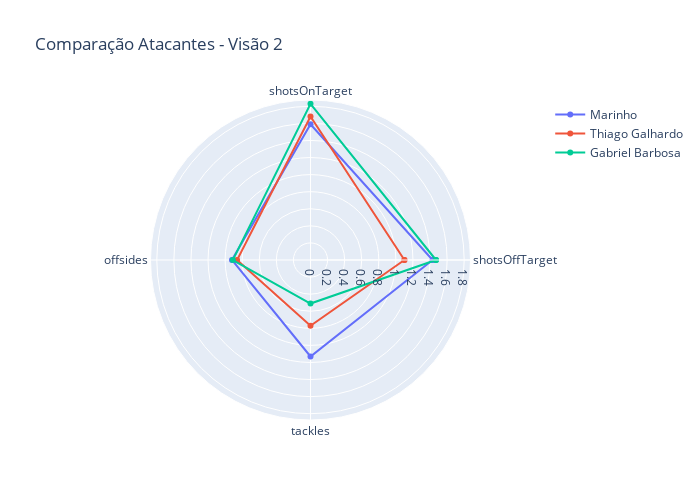

The cell this chart's notebook holds for it:
### Code cell
categories = labelsat2[1:]
categories = [*categories, categories[0]]

players = df_at_vw2.values.tolist()

player_1 = players[0][1:]
player_1 = [*player_1, player_1[0]]
player_2 = players[1][1:]
player_2 = [*player_2, player_2[0]]
player_3 = players[2][1:]
player_3 = [*player_3, player_3[0]]

fig = go.Figure(
    data = [ go.Scatterpolar(r=player_1, theta = categories, name = players[0][0]),
             go.Scatterpolar(r=player_2, theta = categories, name = players[1][0]),
             go.Scatterpolar(r=player_3, theta = categories, name = players[2][0])],
    layout = go.Layout(
    autosize = False,
    width = 700,
    height = 500,
    title=go.layout.Title(text = 'Comparação Atacantes - Visão 2'),
    polar = {'radialaxis':{'visible':True}},
    showlegend = True)
)

pyo.iplot(fig)

### Figure 1 — Plotly figure (JSON) as saved in the notebook; plotly's stock layout.template omitted (floating-point values rounded to 4 significant figures)
{"data": [{"name": "Marinho", "r": [1.43, 1.59, 0.92, 1.13, 1.43], "theta": ["shotsOffTarget", "shotsOnTarget", "offsides", "tackles", "shotsOffTarget"], "type": "scatterpolar"}, {"name": "Thiago Galhardo", "r": [1.1, 1.68, 0.86, 0.77, 1.1], "theta": ["shotsOffTarget", "shotsOnTarget", "offsides", "tackles", "shotsOffTarget"], "type": "scatterpolar"}, {"name": "Gabriel Barbosa", "r": [1.47, 1.83, 0.91, 0.51, 1.47], "theta": ["shotsOffTarget", "shotsOnTarget", "offsides", "tackles", "shotsOffTarget"], "type": "scatterpolar"}], "layout": {"autosize": false, "height": 500, "polar": {"radialaxis": {"visible": true}}, "showlegend": true, "title": {"text": "Comparação Atacantes - Visão 2"}, "width": 700}}
